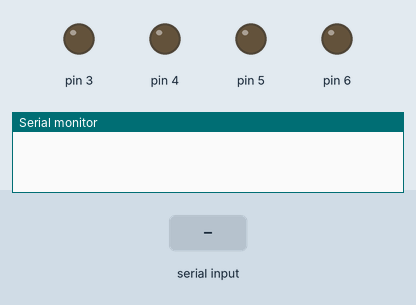
This sketch was run on a simulated Arduino Uno, built with avr-gcc and run on an emulated ATmega328P. On the bench: output pins drawn as LEDs (lit = HIGH), the last lines printed to the serial monitor. The test bench sets the inputs (shaded band).

Above: at 1.2 s.
1.3 s: "F" received over the second serial link
At 1.8 s:
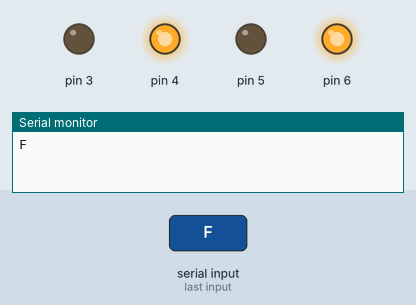
2.8 s: "L" received over the second serial link
At 4.0 s:
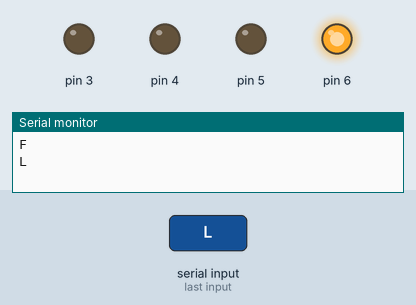
4.3 s: "R" received over the second serial link
At 5.3 s:
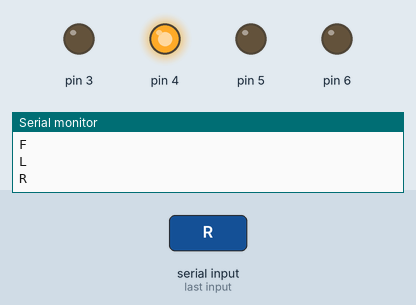
5.8 s: "B" received over the second serial link
At 6.4 s:
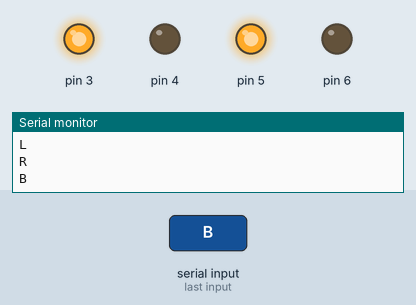
7.3 s: "C" received over the second serial link
At 7.6 s:
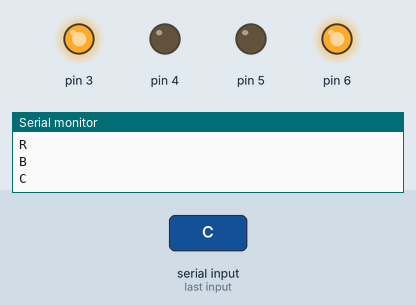
8.8 s: "A" received over the second serial link
At 9.9 s:
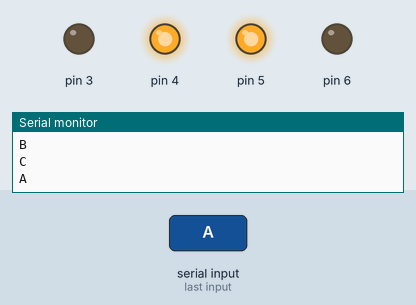
Timing chart, 0 to 11.3 s (numbered marks = the images above; inputs shaded):
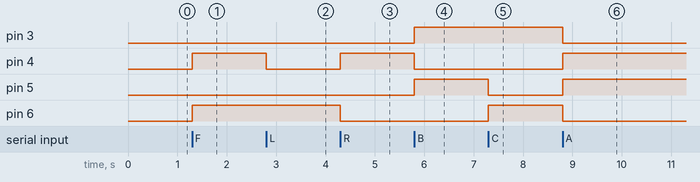

The sketch:

btbot.ino
```cpp
#include<SoftwareSerial.h>
SoftwareSerial abc(0,1);
char motion;
void setup() {
  pinMode(3, OUTPUT);
  pinMode(4, OUTPUT);
  pinMode(5, OUTPUT);
  pinMode(6, OUTPUT);

  Serial.begin(9600);
  abc.begin(9600);
  motion=0;
}
void loop() {
  if (abc.available() > 0)
  {
     motion = abc.read();
       Serial.println(motion);
       if (motion =='F')
       {
        // forward motion

        digitalWrite(3, LOW);
        digitalWrite(4, HIGH);
        digitalWrite(5, LOW);
        digitalWrite(6, HIGH);
        }
          if (motion =='L')
       {
        // LEFT motion
        digitalWrite(3, LOW);
        digitalWrite(4, LOW);
        digitalWrite(5, LOW);
        digitalWrite(6, HIGH);
        }
          if (motion =='R')
       {
        // RIGHT motion
        digitalWrite(3, LOW);
        digitalWrite(4, HIGH);
        digitalWrite(5, LOW);
        digitalWrite(6, LOW );
        }
          if (motion =='B')
       {
        // BACK motion
        digitalWrite(3, HIGH);
        digitalWrite(4, LOW);
        digitalWrite(5, HIGH);
        digitalWrite(6, LOW);
        }
          if (motion =='S')
       {
        // TO STOP
        digitalWrite(3, LOW);
        digitalWrite(4, LOW);
        digitalWrite(5, LOW);
        digitalWrite(6, LOW);
        }
          if (motion =='C')
       {
        // SPIN CLOCK WISE motion
        digitalWrite(3, HIGH);
        digitalWrite(4, LOW);
        digitalWrite(5, LOW);
        digitalWrite(6, HIGH);
        }
          if (motion =='A')
       {
        // SPIN ANTI CLOCK WISE motion
        digitalWrite(3, LOW);
        digitalWrite(4, HIGH);
        digitalWrite(5, HIGH);
        digitalWrite(6, LOW);
        }
  }}
```

Measured:
- after the input at 1.3 s, pin 4, pin 6: LOW → HIGH at once
- after the input at 2.8 s, pin 4: HIGH → LOW at once
- after the input at 4.3 s, pin 4: LOW → HIGH at once; pin 6: HIGH → LOW at once
- after the input at 5.8 s, pin 3, pin 5: LOW → HIGH at once; pin 4: HIGH → LOW at once
- after the input at 7.3 s, pin 5: HIGH → LOW at once; pin 6: LOW → HIGH at once
- after the input at 8.8 s, pin 3, pin 6: HIGH → LOW at once; pin 4, pin 5: LOW → HIGH at once
